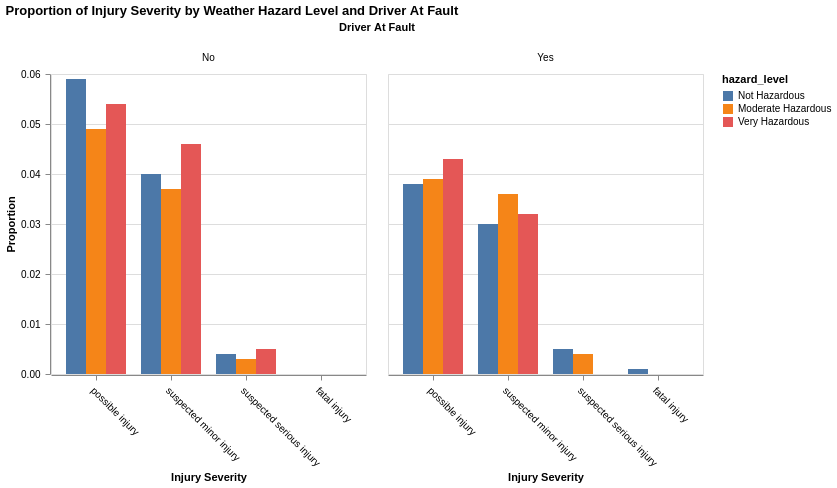

Notebook code for this chart:
### Code cell
hazard_order = ['Not Hazardous', 'Moderate Hazardous', 'Very Hazardous']
injury_order = ['possible injury', 'suspected minor injury', 'suspected serious injury', 'fatal injury']

hazard_injury_df = hazard_injury_df[hazard_injury_df['Injury Severity'] != 'no apparent injury'] 

input_dropdown = alt.binding_select(options = [None, 'possible injury', 'suspected minor injury', 'suspected serious injury', 'fatal injury'],
                                   labels = ['All', 'possible injury', 'suspected minor injury', 'suspected serious injury', 'fatal injury'],
                                   name = 'Injury Severity: ')

selection = alt.selection_point(fields = ['Injury Severity'], bind = input_dropdown)

bar_plot = alt.Chart(hazard_injury_df).mark_bar().encode(
    x = alt.X('Injury Severity:N', 
              axis=alt.Axis(labelAngle=45, title="Injury Severity", labelPadding=5),
             sort = injury_order),      
    y = alt.Y('proportion:Q', 
              axis=alt.Axis(title='Proportion', labelPadding=5)),  
    color=alt.Color('hazard_level:N', sort=hazard_order),
    xOffset=alt.XOffset('hazard_level:N', sort=hazard_order),
    tooltip = ['Injury Severity', 'count', 'total_in_hazard_level', 'proportion'],
    column='Driver At Fault:N'
).add_params(
    selection
).transform_filter(
    selection
).properties(
    title='Proportion of Injury Severity by Weather Hazard Level and Driver At Fault'
)

bar_plot

### Figure 1 — Vega-Lite specification as saved in the notebook (floating-point values rounded to 4 significant figures)
{"config": {"view": {"continuousWidth": 300, "continuousHeight": 300}}, "data": {"name": "data-132523c53e2344ad1130b8c5407d1ea5"}, "mark": {"type": "bar"}, "encoding": {"color": {"field": "hazard_level", "sort": ["Not Hazardous", "Moderate Hazardous", "Very Hazardous"], "type": "nominal"}, "column": {"field": "Driver At Fault", "type": "nominal"}, "tooltip": [{"field": "Injury Severity", "type": "nominal"}, {"field": "count", "type": "quantitative"}, {"field": "total_in_hazard_level", "type": "quantitative"}, {"field": "proportion", "type": "quantitative"}], "x": {"axis": {"labelAngle": 45, "labelPadding": 5, "title": "Injury Severity"}, "field": "Injury Severity", "sort": ["possible injury", "suspected minor injury", "suspected serious injury", "fatal injury"], "type": "nominal"}, "xOffset": {"field": "hazard_level", "sort": ["Not Hazardous", "Moderate Hazardous", "Very Hazardous"], "type": "nominal"}, "y": {"axis": {"labelPadding": 5, "title": "Proportion"}, "field": "proportion", "type": "quantitative"}}, "params": [{"name": "param_1", "select": {"type": "point", "fields": ["Injury Severity"]}, "bind": {"input": "select", "options": [null, "possible injury", "suspected minor injury", "suspected serious injury", "fatal injury"], "labels": ["All", "possible injury", "suspected minor injury", "suspected serious injury", "fatal injury"], "name": "Injury Severity: "}}], "title": "Proportion of Injury Severity by Weather Hazard Level and Driver At Fault", "transform": [{"filter": {"param": "param_1"}}], "$schema": "https://vega.github.io/schema/vega-lite/v5.8.0.json", "datasets": {"data-132523c53e2344ad1130b8c5407d1ea5": [{"hazard_level": "Moderate Hazardous", "Injury Severity": "fatal injury", "Driver At Fault": "Yes", "count": 1, "proportion": 0.0, "total_in_hazard_level": 3040}, {"hazard_level": "Moderate Hazardous", "Injury Severity": "possible injury", "Driver At Fault": "No", "count": 149, "proportion": 0.049, "total_in_hazard_level": 3040}, {"hazard_level": "Moderate Hazardous", "Injury Severity": "possible injury", "Driver At Fault": "Yes", "count": 120, "proportion": 0.039, "total_in_hazard_level": 3040}, {"hazard_level": "Moderate Hazardous", "Injury Severity": "suspected minor injury", "Driver At Fault": "No", "count": 113, "proportion": 0.037, "total_in_hazard_level": 3040}, {"hazard_level": "Moderate Hazardous", "Injury Severity": "suspected minor injury", "Driver At Fault": "Yes", "count": 108, "proportion": 0.036, "total_in_hazard_level": 3040}, {"hazard_level": "Moderate Hazardous", "Injury Severity": "suspected serious injury", "Driver At Fault": "No", "count": 9, "proportion": 0.003, "total_in_hazard_level": 3040}, {"hazard_level": "Moderate Hazardous", "Injury Severity": "suspected serious injury", "Driver At Fault": "Yes", "count": 13, "proportion": 0.004, "total_in_hazard_level": 3040}, {"hazard_level": "Not Hazardous", "Injury Severity": "fatal injury", "Driver At Fault": "No", "count": 30, "proportion": 0.0, "total_in_hazard_level": 174474}, {"hazard_level": "Not Hazardous", "Injury Severity": "fatal injury", "Driver At Fault": "Yes", "count": 102, "proportion": 0.001, "total_in_hazard_level": 174474}, {"hazard_level": "Not Hazardous", "Injury Severity": "possible injury", "Driver At Fault": "No", "count": 10264, "proportion": 0.059, "total_in_hazard_level": 174474}, {"hazard_level": "Not Hazardous", "Injury Severity": "possible injury", "Driver At Fault": "Yes", "count": 6601, "proportion": 0.038, "total_in_hazard_level": 174474}, {"hazard_level": "Not Hazardous", "Injury Severity": "suspected minor injury", "Driver At Fault": "No", "count": 6952, "proportion": 0.04, "total_in_hazard_level": 174474}, {"hazard_level": "Not Hazardous", "Injury Severity": "suspected minor injury", "Driver At Fault": "Yes", "count": 5280, "proportion": 0.03, "total_in_hazard_level": 174474}, {"hazard_level": "Not Hazardous", "Injury Severity": "suspected serious injury", "Driver At Fault": "No", "count": 636, "proportion": 0.004, "total_in_hazard_level": 174474}, {"hazard_level": "Not Hazardous", "Injury Severity": "suspected serious injury", "Driver At Fault": "Yes", "count": 796, "proportion": 0.005, "total_in_hazard_level": 174474}, {"hazard_level": "Very Hazardous", "Injury Severity": "possible injury", "Driver At Fault": "No", "count": 20, "proportion": 0.054, "total_in_hazard_level": 372}, {"hazard_level": "Very Hazardous", "Injury Severity": "possible injury", "Driver At Fault": "Yes", "count": 16, "proportion": 0.043, "total_in_hazard_level": 372}, {"hazard_level": "Very Hazardous", "Injury Severity": "suspected minor injury", "Driver At Fault": "No", "count": 17, "proportion": 0.046, "total_in_hazard_level": 372}, {"hazard_level": "Very Hazardous", "Injury Severity": "suspected minor injury", "Driver At Fault": "Yes", "count": 12, "proportion": 0.032, "total_in_hazard_level": 372}, {"hazard_level": "Very Hazardous", "Injury Severity": "suspected serious injury", "Driver At Fault": "No", "count": 2, "proportion": 0.005, "total_in_hazard_level": 372}]}}
